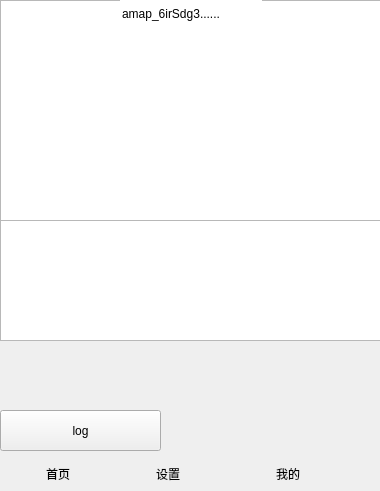
<?xml version="1.0" encoding="UTF-8"?>
<ui version="4.0">
 <class>User</class>
 <widget class="QDialog" name="User">
  <property name="geometry">
   <rect>
    <x>0</x>
    <y>0</y>
    <width>380</width>
    <height>491</height>
   </rect>
  </property>
  <property name="windowTitle">
   <string>Dialog</string>
  </property>
  <widget class="QLineEdit" name="id">
   <property name="geometry">
    <rect>
     <x>120</x>
     <y>0</y>
     <width>142</width>
     <height>28</height>
    </rect>
   </property>
   <property name="inputMethodHints">
    <set>Qt::ImhNone</set>
   </property>
   <property name="text">
    <string>amap_6irSdg3......</string>
   </property>
   <property name="frame">
    <bool>false</bool>
   </property>
   <property name="readOnly">
    <bool>true</bool>
   </property>
  </widget>
  <widget class="QPushButton" name="help">
   <property name="geometry">
    <rect>
     <x>10</x>
     <y>460</y>
     <width>96</width>
     <height>28</height>
    </rect>
   </property>
   <property name="tabletTracking">
    <bool>false</bool>
   </property>
   <property name="text">
    <string>首页</string>
   </property>
   <property name="icon">
    <iconset>
     <normalon>:/new/prefix1/resource/manue.png</normalon>
    </iconset>
   </property>
   <property name="flat">
    <bool>true</bool>
   </property>
  </widget>
  <widget class="QPushButton" name="setting">
   <property name="geometry">
    <rect>
     <x>120</x>
     <y>460</y>
     <width>96</width>
     <height>28</height>
    </rect>
   </property>
   <property name="text">
    <string>设置</string>
   </property>
   <property name="icon">
    <iconset>
     <normalon>:/new/prefix1/resource/setting.png</normalon>
    </iconset>
   </property>
   <property name="flat">
    <bool>true</bool>
   </property>
  </widget>
  <widget class="QPushButton" name="pushButton_2">
   <property name="geometry">
    <rect>
     <x>240</x>
     <y>460</y>
     <width>96</width>
     <height>28</height>
    </rect>
   </property>
   <property name="text">
    <string>我的</string>
   </property>
   <property name="icon">
    <iconset>
     <normalon>:/new/prefix1/resource/user.png</normalon>
    </iconset>
   </property>
   <property name="autoDefault">
    <bool>true</bool>
   </property>
   <property name="default">
    <bool>false</bool>
   </property>
   <property name="flat">
    <bool>true</bool>
   </property>
  </widget>
  <widget class="QGraphicsView" name="background">
   <property name="geometry">
    <rect>
     <x>0</x>
     <y>0</y>
     <width>381</width>
     <height>221</height>
    </rect>
   </property>
  </widget>
  <widget class="QLabel" name="head">
   <property name="geometry">
    <rect>
     <x>0</x>
     <y>0</y>
     <width>111</width>
     <height>121</height>
    </rect>
   </property>
   <property name="text">
    <string/>
   </property>
   <property name="pixmap">
    <pixmap resource="scr1.qrc">:/new/prefix1/resource/head.png</pixmap>
   </property>
   <property name="scaledContents">
    <bool>true</bool>
   </property>
  </widget>
  <widget class="QPushButton" name="toLog">
   <property name="geometry">
    <rect>
     <x>0</x>
     <y>410</y>
     <width>161</width>
     <height>41</height>
    </rect>
   </property>
   <property name="text">
    <string>log</string>
   </property>
  </widget>
  <widget class="QTextEdit" name="uerInfo">
   <property name="geometry">
    <rect>
     <x>0</x>
     <y>220</y>
     <width>381</width>
     <height>121</height>
    </rect>
   </property>
  </widget>
  <zorder>background</zorder>
  <zorder>help</zorder>
  <zorder>setting</zorder>
  <zorder>pushButton_2</zorder>
  <zorder>id</zorder>
  <zorder>head</zorder>
  <zorder>toLog</zorder>
  <zorder>uerInfo</zorder>
 </widget>
 <resources>
  <include location="scr1.qrc"/>
 </resources>
 <connections/>
</ui>
